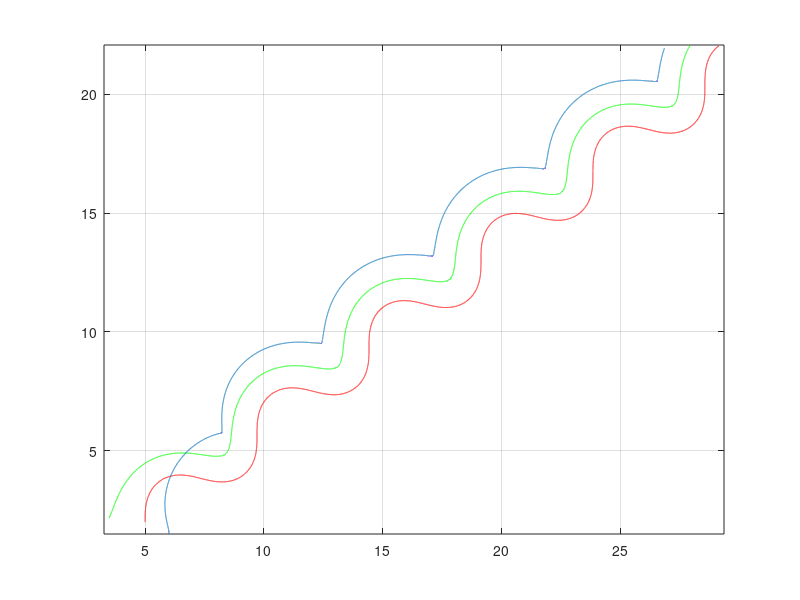

The MATLAB source for this figure:
clc; clear all; close all;
%
vl=1.3;
tfinal=30;
%
i=1;
vf(i)=0;
t(i)=0;
%f=0.55;
wl(i)=-sin(1.1*t(i));

xl(i)=5;
yl(i)=2;
thtl(i)=pi/2;
x1f(i)=3.5;
y1f(i)=2.2;
tht1f(i)=pi/6;
x2f(i)=6;
y2f(i)=1.5;
tht2f(i)=2*pi/3;
phi=-pi/3;
d=1.2;
%
h=0.001;
%
wf(i)=0;
wfmax=pi;
K=0.7692;
vlmax=2;
vfmax=4;
M=1;
%
%
bta(i) = thtl(i)-tht1f(i);
bta2(i)=tht1f(i)-tht2f(i);
x1=0.95;
x2=0.98;
    
%
%

while t(i)<tfinal
    
    if  bta(i)>=-asin(x2*d*cos(phi)) && bta(i)<=asin(x2*d*cos(phi))
        %Follower
        eeta=[(wfmax-K*vl)*d*cos(phi)/abs(-(xl(i)-x1f(i))*sin(tht1f(i))-d*sin(phi)+(yl(i)-y1f(i))*cos(tht1f(i)));...
            (vl*x1-abs(wl(i)))*d*cos(phi)/abs(-(xl(i)-x1f(i))*sin(tht1f(i))-d*sin(phi)+(yl(i)-y1f(i))*cos(tht1f(i)));...
            (vfmax*cos(phi)-vl*cos(bta(i)-phi))/abs((xl(i)-x1f(i))*cos(tht1f(i)+phi)-d+(yl(i)-y1f(i))*sin(tht1f(i)+phi));...
            vl*cos(bta(i)-phi)/abs((xl(i)-x1f(i))*cos(tht1f(i)+phi)-d+(yl(i)-y1f(i))*sin(tht1f(i)+phi));M];
        eeta=min(eeta);
        vf1(i)=((eeta*((xl(i)-x1f(i))*cos(tht1f(i)+phi)-d+(yl(i)-y1f(i))*sin(tht1f(i)+phi)))+(vl*cos(bta(i)-phi)))/(cos(phi));
        wf1(i)=(eeta*(-(xl(i)-x1f(i))*sin(tht1f(i))-d*sin(phi)+(yl(i)-y1f(i))*cos(tht1f(i)))+(vl*sin(bta(i))))/(d*cos(phi));
        
    else 
        vf1(i)=0;
        wf1(i)=sign(bta(i))*wfmax;
                 
    end
    
     if  bta2(i)>=-asin(x2*d*cos(phi)) && bta2(i)<=asin(x2*d*cos(phi))
        %Follower
        eeta1=[(wfmax-K*vf1(i))*d*cos(phi)/abs(-(x1f(i)-x2f(i))*sin(tht2f(i))-d*sin(phi)+(y1f(i)-y2f(i))*cos(tht2f(i)));...
            (vf1(i)*x1f(i)-abs(wf1(i)))*d*cos(phi)/abs(-(x1f(i)-x2f(i))*sin(tht2f(i))-d*sin(phi)+(y1f(i)-y2f(i))*cos(tht2f(i)));...
            (vfmax*cos(phi)-vf1(i)*cos(bta2(i)-phi))/abs((x1f(i)-x2f(i))*cos(tht2f(i)+phi)-d+(y1f(i)-y2f(i))*sin(tht2f(i)+phi));...
            vf1(i)*cos(bta2(i)-phi)/abs((x1f(i)-x2f(i))*cos(tht2f(i)+phi)-d+(y1f(i)-y2f(i))*sin(tht2f(i)+phi));M];
        eeta1=min(eeta1);
        vf2(i)=((eeta1*((x1f(i)-x2f(i))*cos(tht2f(i)+phi)-d+(y1f(i)-y2f(i))*sin(tht2f(i)+phi)))+(vf1(i)*cos(bta2(i)-phi)))/(cos(phi));
        wf2(i)=(eeta1*(-(x1f(i)-x2f(i))*sin(tht2f(i))-d*sin(phi)+(y1f(i)-y2f(i))*cos(tht2f(i)))+(vf1(i)*sin(bta2(i))))/(d*cos(phi));
        
    else 
        vf2(i)=0;
        wf2(i)=sign(bta2(i))*wfmax;
                 
    end
    
        xl(i+1) = xl(i) + h*vl*cos(thtl(i));
        yl(i+1) = yl(i) + h*vl*sin(thtl(i));
        thtl(i+1) = thtl(i) + h*wl(i);
        x1f(i+1) = x1f(i) + h*vf1(i)*cos(tht1f(i));
        y1f(i+1) = y1f(i) + h*vf1(i)*sin(tht1f(i));
        tht1f(i+1)= tht1f(i) + h*wf1(i);
        x2f(i+1)=x2f(i) + h*vf2(i)*cos(tht2f(i));
        y2f(i+1) = y2f(i) + h*vf2(i)*sin(tht2f(i));
        tht2f(i+1)= tht2f(i) + h*wf2(i);
    i=i+1;
    t(i)=t(i-1)+h;
    wl(i)=-sin(1.1*t(i));
    bta(i)=thtl(i)-tht1f(i);
    bta2(i)=tht1f(i)-tht2f(i);
    %ddd=atan((yl(i)-y1f(i))/(xl(i)-x1f(i)));
    
end
%
plot(xl,yl,'r',x1f,y1f,'g',x2f,y2f); axis equal; grid on;